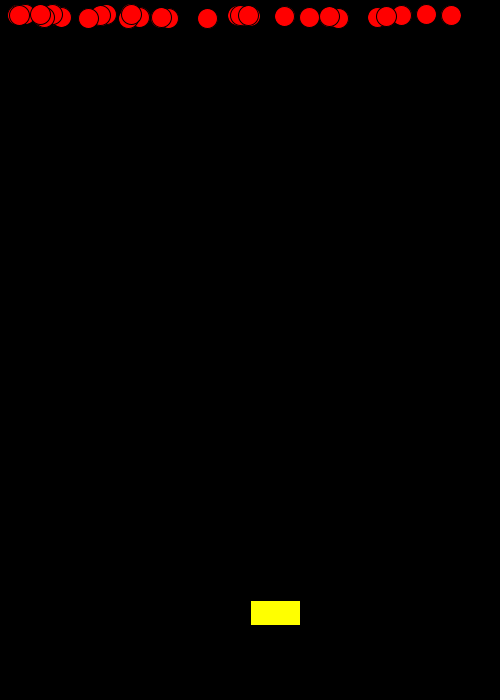
Frame 1 (no input)
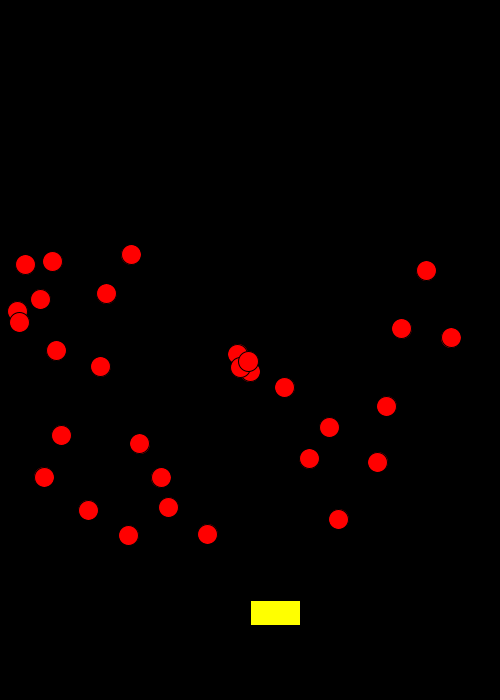
Frame 60 (the mouse pressed at the canvas centre just before this capture)
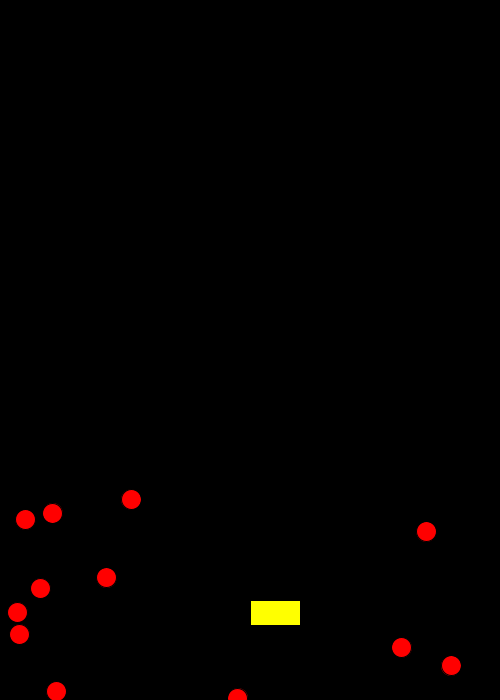
Frame 120 (the mouse held since frame 60 and released just before this capture)

The Processing sketch that drew these frames (run headless with seeded random() and noise(); from frame 60 on, the mouse is pressed at the canvas centre):

// Processing sketch: processing_133742
// ── processing_133742.pde

class astro
{
  //float aX = random(width);
  float aX;
  float aY = 0;
  float aRadius = 20;
  float aSpeed = random(4, 9);
}

class shipChar
{
  float bX = 250;
  float bY = 600;
  float bWidth = 50;
  float bHeight = 25;
}

boolean isLeftDown = false;
boolean isRightDown = false;

astro[] asteroid = new astro[30];
shipChar player = new shipChar();

void setup()
{
  size(500,700);
  background(#000000);
  frameRate(30);
  
  for (int i = 0; i < asteroid.length; i++)
  {
    asteroid[i] = new astro();
    asteroid[i].aX = random(width);
  }
}

void draw()
{
  background(#000000);
  
  if (isRightDown == true)
  {
    player.bX += 10;
  }
  if (isLeftDown == true)
  {
    player.bX -= 10;
  }
  
  fill(#FFFF00);
  rect(player.bX, player.bY, player.bWidth, player.bHeight);

  for (int i = 0; i < asteroid.length; i++)
  {
    fill(#FF0000);
    asteroid[i].aY += asteroid[i].aSpeed;
    
    if (playerHit(
    player.bX, 
    player.bY, 
    player.bX + player.bWidth, 
    player.bY + player.bHeight,
    asteroid[i].aX, 
    asteroid[i].aY, 
    asteroid[i].aX + asteroid[i].aRadius, 
    asteroid[i].aY + asteroid[i].aRadius
    ))
    {
      asteroid[i].aX = -1000;
    }
    
    ellipseMode(CORNER);
    ellipse(asteroid[i].aX, asteroid[i].aY, asteroid[i].aRadius, asteroid[i].aRadius);
  }
}

void keyPressed()
{
  if (key == CODED)
  {
    if (keyCode == LEFT)
    {
      isLeftDown = true;
    }
    if (keyCode == RIGHT)
    {
      isRightDown = true;
    }
  }
}

void keyReleased()
{
  if (key == CODED)
  {
    if (keyCode == LEFT)
    {
      isLeftDown = false;
    }
    if (keyCode == RIGHT)
    {
      isRightDown = false;
    }
  }
}

boolean playerHit (float left, float top, float right, float bottom, float otherLeft, float otherTop, float otherRight, float otherBottom)
{
  return!(left > otherRight || right < otherLeft || top > otherBottom || bottom < otherTop);
}
